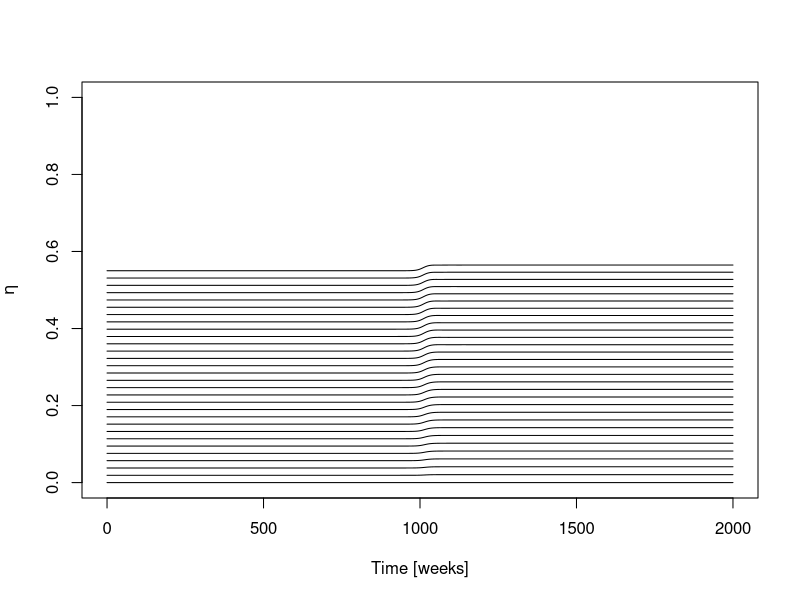
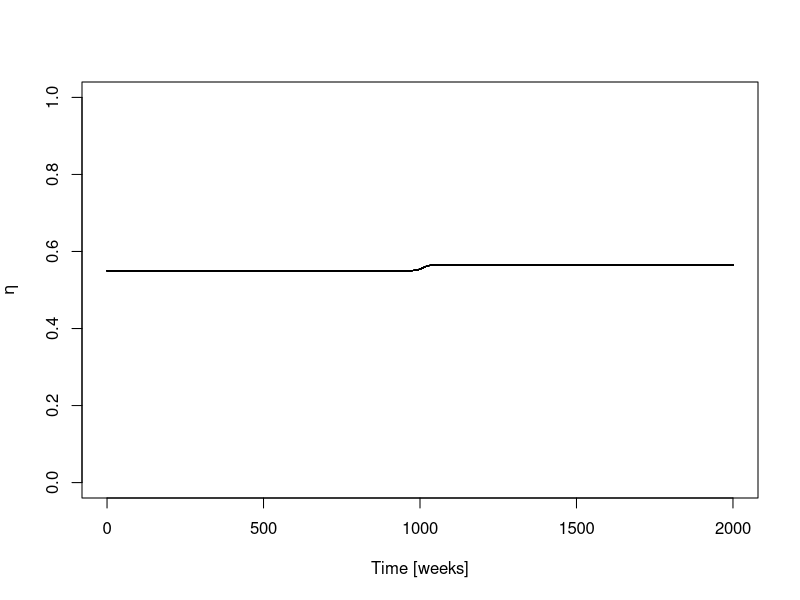
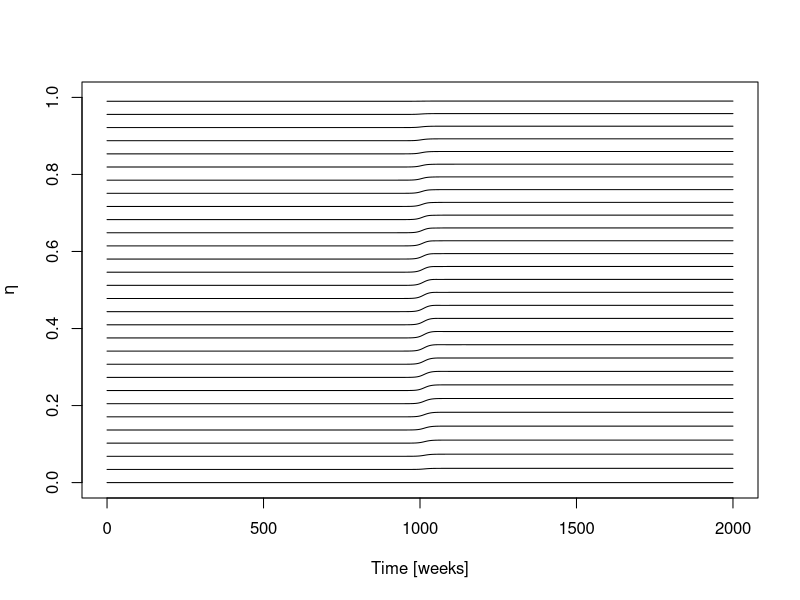
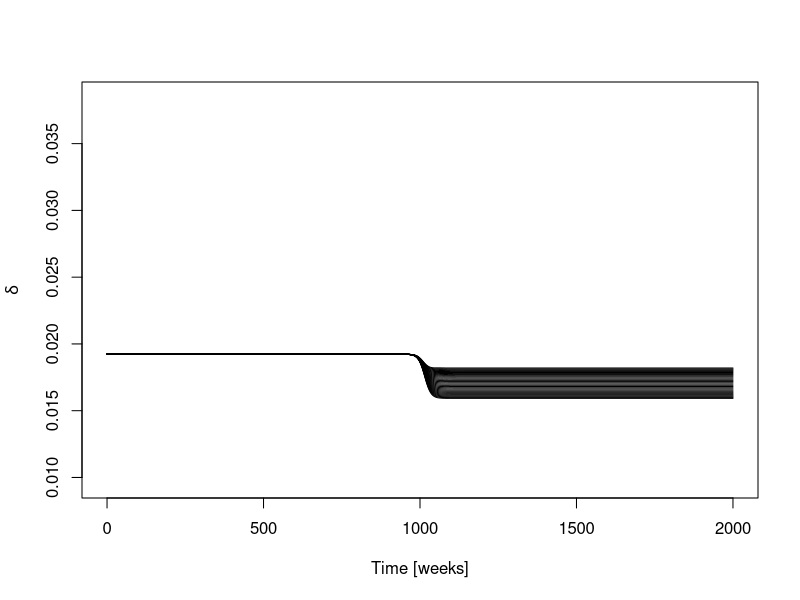
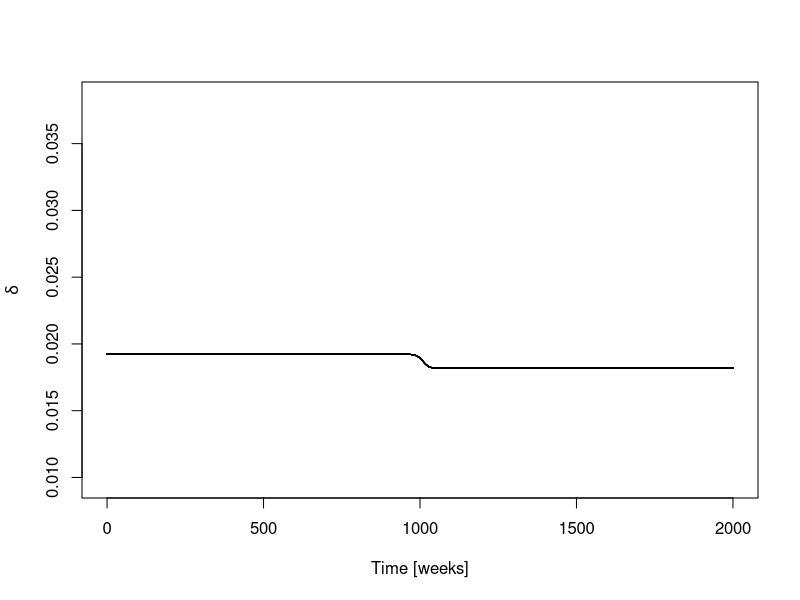
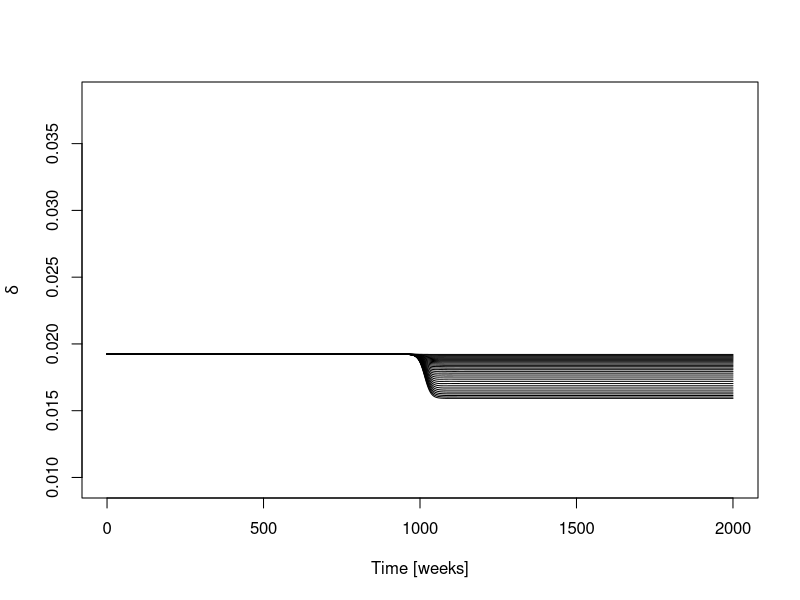

Here is the R script that generated these plots, in order:
rm(list=ls()) #clears the working directory to start from a clean slate each time


# This code is similar to pasc.R but includes a separate vaccination state
# to examine how differences between vaccine-induced and infection-derived
# immunity affect results 
 
# Information we know which places constraints on parameters in model:
# vaccine efficacy against PASC, = 1-(1-epsilon)*(1-eta), 
# eta=efficacy against infection, epsilon=efficacy against PASC conditional on breakthrough infection
# Q <- 1/50 #fraction of all infections that have resulted in long COVID
# I_active <- .02 #fraction of population with active COVID infection

# functions:

# 1. getout: produces a dataframe called "out" containing the ODE solution. It includes
#    a state uexp which solves for PASC assuming exponential duration, as well as Sigma,
#    the per-capita PASC acquisition rate for the integral equation. It needs all of the
#    parameters fed in, except for the latency and precision of the integral eqns. 
# 2. getu: acts on out to produce PASC prevalence for different distributions. It needs Sigma, 
#    as well as the mean duration of PASC. You can tune the precison 
#    of the PASC distributions independent of the ODE model for transmission
#    on the assumption that PASC doesn't affect transmission

getout <- function(tau,eta,epsilon,Q,I_active,gamma=1,delta=1/52,alpha=1/52,s=0.1){

	# This code solves the heterogeneous SIP ODE model
 	
	require(deSolve)	#load in the ODE solver package

	#run the simulation for 100 weeks to eliminate transients - what time should the variant emerge?
	Tinv <- 1000

	##############
	# Parameters #		#description of parameter, [units of parameter]
	##############


	# Model parameters
	VE <- 1-(1-eta)*(1-epsilon)

	pars <- list(
	beta    = 0,            # depends on eta;  transmission rate, [1/population density/week]
	deltabeta=0.0,          # change in transmisison rate, [1/population density/week]
	s = s,                # selection coefficient
	sw = 0,
	gamma   = gamma,            # recovery rate, [1/week]
	delta   = delta,        # rate of adaptive immune loss, [1/week]
	deltaeta = 0.0,	        # change in immune efficacy, [dimensionless]
	alpha   = alpha,         # per-capita vaccination rate, [1/week]
	tau     = tau,           #mean duration of long Covid, [week]
	phi     = 0,         #probability of developing long Covid from S0, [dimensionless]
	epsilon  = 0,           #efficacy against PASC conditional on breakthrough infection (in immunized people), [dimensionless]
	L	= 10,		#mean delay between infection and onset of PASC, [weeks]
	mu      = 0/52/75,      #per-capita birth/death rate, [1/week], don't have the formula from Overleaf with this part yet
	theta	= .5,		# efficacy of vaccine relative to avg immune efficacy, [dimensionless]
	kappa = 2)		# rate of vaccine immunity loss relative to avg rate of infection-derived immunity loss, [dimensionless]


	# calculate beta to satisfy calibration target I*, assuming gamma, delta, 
	# alpha are known, and we want to supply various values of eta.
	# However, there is a subpopulation of size p_risk with elevated susceptibility rho 
	# choose rho to accomodate I_active, delta, alpha, gamma, eta, p_risk, and beta
	# should be the case that when rho=1, we get the same beta value as before

	# this is how we chose beta in the homogeneous case:
	getBeta = function(eta){with(pars,{ 
		a = (eta-1)*I_active^2 - eta*I_active+I_active
		b = (eta-1)*(I_active-1)*alpha - (delta+gamma)*I_active + delta
		c = -gamma*(alpha+delta)

		return( max( (-b + sqrt(b^2-4*a*c))/2/a,
		(-b - sqrt(b^2-4*a*c))/2/a))
		
	})}
	

	getS <- function(eta){
		with(pars, {
			S = 1 + ((alpha-gamma)*I_active - alpha)/(getBeta(eta)*I_active*(1-eta)+alpha+delta)  - I_active
			return(S)
		})

	}

	getP <- function(eta){
		with(pars, {
			P =  -((alpha-gamma)*I_active - alpha)/(getBeta(eta)*I_active*(1-eta)+alpha+delta) 
			return(P)
		})
	}

	# equilibrium proportion P(vaccinated | immune)
	# kappa is is delta_V/delta_P, and theta is eta_V/eta_P
	getx <- function(eta,kappa,theta){
		with(pars,{
			S = getS(eta)
			I=I_active
			P=getP(eta)
			beta=getBeta(eta)
			x = alpha*S/(-I*P*beta*eta*theta + I*P*beta*eta + P*delta*kappa + I*gamma - P*delta + S*alpha)
			return(x)
		})
	}

	# we have our overall states S, P calibrated, but need to get the relative number of high- and low-risk individuals right

	#calibrate phi for the chosen value of eta, along with the background values of VE and fr (Q)
	# Q is the ratio of PASC incidence to total incidence, and is assumed known
	# some algebra:
	# Q = (phi*(beta_low*SL + beta_high*SH)*I + phi*(1-epsilon)*(1-eta)*I*(beta_low*PL+beta_high*PH)) / ((beta_low*SL + beta_high*SH)*I + (1-eta)*I*(beta_low*PL+beta_high*PH))
	# Q = (phi*(beta_low*SL + beta_high*SH) + phi*(1-epsilon)*(1-eta)*(beta_low*PL+beta_high*PH)) / ((beta_low*SL + beta_high*SH) + (1-eta)*(beta_low*PL+beta_high*PH))
	# Q = phi* ((beta_low*SL + beta_high*SH) + (1-epsilon)*(1-eta)*(beta_low*PL+beta_high*PH)) / ((beta_low*SL + beta_high*SH) + (1-eta)*(beta_low*PL+beta_high*PH))
	# Q = phi* (beta_s(x)*S + (1-epsilon)*(1-eta)*beta_p(y)*P) / (beta_s(x)*S+(1-eta)*beta_p(y)*P) 

	# phi = Q * (beta_s(x)*S+(1-eta)*beta_p(z)*P) / (beta_s(x)*S + (1-epsilon)*(1-eta)*beta_p(z)*P)


	getPhi <- function(eta){
                Phi =  Q * (getS(eta)+(1-eta)*getP(eta))/(getS(eta) + (1-VE)*getP(eta))
                return(Phi)

        }


	#############
	# timesteps #
	#############

	# how long to run (weeks)
	tEnd <-2000		
	# timestep (weeks)
	DT <- 1

	##########################
	# differential equations #
	##########################

	F <- function(Time, state, Pars) {
		with(as.list(c(state, Pars)), {

			beta_fun = function(Time) beta + deltabeta * ( plogis(sw*(Time-Tinv)) )
			eta_fun  = etaV*x + etaP*(1-x)
			delta_fun = deltaV*x + deltaP*(1-x)
	
			dS	<- -beta_fun(Time)*S*I + delta_fun*P + mu - mu*S - alpha*S
			dI	<-  beta_fun(Time)*S*I + (1-eta_fun)*beta_fun(Time)*P*I - gamma*I  - mu*I
			dP	<-  gamma*I - (1-eta_fun)*beta_fun(Time)*P*I - delta_fun*P  - mu*P  + alpha*S
			dx	<- (((eta_fun*beta_fun(Time)*(theta - 1)*I - delta*(kappa - 1))*P - gamma*I - alpha*S)*x + alpha*S)/P
	
			Sigma	<- phi*(beta_fun(Time)*S +(1-eta_fun)*(1-epsilon)*(beta_fun(Time)*P))*I

			duexp	<- Sigma*(1-uexp)-uexp/tau

		return(list(c(dS,dI,dP,dx,duexp),c(Sigma,beta_fun(Time),eta_fun,delta_fun)))
		})
	}


	
	#########################
	# set up and run solver #
	#########################

	#use the parameters calibrated to I_active, fr, VE, and the chosen eta 

	pars$eta = eta
	pars$etaV = with(pars, theta*eta)
	pars$etaP = with(pars, eta*(theta*getx(eta,kappa,theta)-1)/(getx(eta,kappa,theta)-1))
	pars$deltaV = with(pars, kappa*delta)
	pars$deltaP = with(pars, delta*(kappa*getx(eta,kappa,theta)-1)/(getx(eta,kappa,theta)-1))

	pars$beta = getBeta(eta)
	pars$epsilon = epsilon
	pars$phi = getPhi(eta) #zero in the third argument if only the high risk ppl get pasc, 1 if everyone can

	#first, run the system to steady state before introducing the variant

	Times <- seq(0, tEnd, by = DT)		#define timesteps
	y0 <- c(S=getS(pars$eta),
		I=I_active,
		P=getP(pars$eta),
		x=getx(Eta,pars$kappa,pars$theta),
		uexp=0)
	varnms = names(y0)
	outprelim <- ode(y0,Times,F,pars)

	y0 <- tail(outprelim,n=1)[2:6]
	y0 <- as.numeric(y0)
	names(y0) <- c(varnms)

	# this deltabeta business is deprecated now; each beta goes up by a factor of 1+s	
	# solve the system under 2 scenarios: all of the selective benefit in beta, and all of it in eta:
	deltabeta <- with(pars, s*pars$beta )

	#calculate the initial rate of increase of p = I1/(I1+I2) for the logistic equation
	sw <- s * as.numeric( with(pars, beta*(y0['S']+(1-eta)*y0['P'])) ) 

	#update sw in pars 
	pars$sw <- sw

	#create 2 parameter sets: one for immune escape evolution, one for heightened transmission
	pars.transmission <- pars
	pars.transmission$deltabeta <- deltabeta


	#pars.immescape <- pars
	#pars.immescape$deltaeta = deltaeta

	# simulate the system with the new parameter values to simulate variant emergence
	out <- as.data.frame(ode(y0, Times, F, pars.transmission )) 		
	#out.immescape    <- as.data.frame(ode(y0, Times, F, pars.immescape    ))

	#Beta = function(Time,spd,beta,deltabeta) beta + deltabeta * ( plogis(spd*(Time-200))  - plogis(spd*(Time-210)))
	#out$beta = sapply(out$time, function(x) Beta(x,pars$spd,pars$beta,pars$deltabeta)  )

	names(out)[7] <- 'Sigma'
	names(out)[8] <- 'beta'
	names(out)[9] <- 'eta'	
	names(out)[10] <- 'delta'
	return(out)

}

getu <- function(tau,alphatau,l,alphal,mod,out){

	################
	# PASC latency #
	################

	# define the PDF for the distributed delay between infection and long COVID symptom emergence
	h <- function(u) dgamma(u, shape=alphal, scale=l/alphal)

	#################
	# PASC duration #
	#################

	# define the survival probability for PASC duration:

	# Durations to plug into the pdfs for plotting the Sequelae duration:
	uvals = seq(0,250, length=1000)

	if(mod=='exp'){
		#Exponential Distribution:
		s <- function(u) 1-pexp(u,rate=1/tau)
		dens <- function(u) dexp(u,rate=1/tau)
		densvals <- sapply(uvals,dens)
	}
	
	if(mod=='gam'){	
		#Gamma Distribution:
		alpha.tau = alphatau  #No. of 'layers' in the Exponential Filter
		sigma = tau/alpha.tau
		s <- function(u) 1-pgamma(u, shape=alpha.tau, scale=sigma)
		dens <- function(u) dgamma(u,shape=alpha.tau,scale=sigma)
		densvals = sapply(uvals,dens)
	}

	if(mod=='weibull'){	
		#Weibull Distribution:
		alpha.tau = alphatau
		sigma = tau/gamma(1+1/alpha.tau)
		s <- function(u) 1-pweibull(u, shape=alpha.tau, scale=sigma)	#survival probability
		dens <- function(u) dweibull(u,shape=alpha.tau, scale=sigma)	#PDF
		densvals = sapply(uvals,dens)				#PDF values evaluated at uvals, for displaying the distribution
	}

	if(! mod %in% c('exp','gam','weibull')){print('Error! choose exp, gam, or weibull, or edit the code')}
			
	#####################
	# Integral Equation #
	#####################


	# The PASC prevalence is the solution to the 
	# Fredholm Integral Equation of the 2nd Kind: 
	# u(t) = f(t) - \int_0^\infty K(t,s) u(t-s) ds

	#We solve by iterating Equation 2 from the notes.

	# Calculate f(t), the inhomogeneous part of the FIE:

	Sigma = out$Sigma
	Times = out$time

	mu = 0
	#mort = 1-pexp(Times,rate=mu)
	#f = convolve(Sigma[-1],rev(s(Times[-1])*rev(mort[-1])*rev(diff(Times))),type='open')[1:length(Times)] 
	f = convolve(Sigma[-1],rev(s(Times[-1])*rev(diff(Times))),type='open')[1:length(Times)] 

	get.u = function(u){

		# include a latency distributions
		#ntgrnd = convolve((1-u[-1])*Sigma[-1], rev(h(Times[-1]))*rev(diff(Times)), type='open')[1:length(Times)]
		
		# don't include a latency distribution
		ntgrnd = (1-u[-1])*Sigma[-1]
		#u = f- convolve( lambda[-1]*u[-1], rev(s(Times[-1]))*rev(mort[-1])*rev(diff(Times)) , type='open' )[1:length(Times)]
		
		u = convolve(ntgrnd[-1], rev(s(Times[-1]))*rev(diff(Times)), type='open')[1:length(Times)]

		return(u)
	}

	# Solve the FIE with iteration. Make the initial guess u=f, and iterate away:
	u=rnorm(f,f,.01)
	u.infty = rep(Sigma[1]/(Sigma[1] + 1/tau), length(f) )
	for(i in 1:50) u = get.u(u)
	return(u)

}


# run the simulations that make the plots in the results section of the manuscript


##############################################
## VE_T, eta, or epsilon figure simulations ##
##############################################

# run different simulations to generate the 3-part figure
#
##1. run simulations for combined VE =0.55
VE = 0.55
etavals = seq(0,VE, length=30)
epsvals = sapply(etavals, function(x) 1-(1-VE)/(1-x)  )
parms = cbind(etavals,epsvals)
outlist = list()
f <- function(x) getout(52,as.numeric(x[1]),as.numeric(x[2]),1/50,.02,alpha=1/52)
outlist.ve <- apply(parms,1,f)

#2. run simulations with epsilon = 0.55
etavals = seq(0,0.99,length=30)
f <- function(x) getout(52,as.numeric(x), 0.55, 1/50, 0.02)
outlist.eps <- lapply(etavals,  f)

#3. run simulations with eta = 0.55
epsvals = seq(0,0.99,length=30)
f <- function(x) getout(52,0.55,as.numeric(x),1/50, 0.02)
outlist.eta <- lapply(epsvals,  f)




# write the funtions that generate the plots from the sims
# plot u~time; feed in a list of 'out' with different
# parameter values to see the prediction spread

getuplot <- function(outlist,ylims,mainlab){
        out = outlist[[1]]
        out$time = out$time-950
        uold = out$uexp
        xold = out$time

        grays = gray((length(outlist):0)/length(outlist),1)

        plot(uold~xold,type='l',lwd=3,
                        xlab='Time [weeks]', ylab='PASC Prevalence',
                        main=mainlab,
                        xlim=c(0,200),ylim=ylims,las=1,lty='dotted')

        for(i in 2:length(outlist)){
                outnew = outlist[[i]]
                outnew$time = outnew$time-950
                unew = outnew$u
                unew = unew
                xnew = outnew$time

                polygon(c(xold, rev(xnew)), c(uold, rev(unew)), col=grays[i],border=grays[i])

                uold=unew
                xold=xnew
        }

        lines(uold~xold,lwd=3)
}

#like getuplot, but superimposes on a previous plot instead
# of drawing a new plotting window

require(scales)

adduplot <- function(outlist,col='gray'){
        out = outlist[[1]]
        out$time = out$time-950
        uold = out$uexp
        xold = out$time

        grays = alpha(col, alpha=rev(c((length(outlist):0)/length(outlist),1)))

        lines(uold~xold,type='l',lwd=1,lty='dotted')

        for(i in 2:length(outlist)){
                outnew = outlist[[i]]
                outnew$time = outnew$time-950
                unew = outnew$u
                unew = unew
                xnew = outnew$time

                polygon(c(xold, rev(xnew)), c(uold, rev(unew)), col=grays[i],border=grays[i])

                uold=unew
                xold=xnew
        }

        lines(uold~xold,lwd=1)
}

# like getuplot, but just draws the individual trajectories, and not the shaded
# gradients between them

getulines <- function(outlist,ylims=c(0,.1),maintitle='Title goes here!'){

        outlist[[1]]$time = outlist[[1]]$time - 950
        plot(uexp~time,outlist[[1]],xlab='Time [weeks]',
                ylim=ylims, main=maintitle,type='l',
                ylab='PASC Prevalence')

        if(length(outlist)>1){
                for(i in 2:length(outlist)){
                        outlist[[i]]$time = outlist[[i]]$time-950
                        lines(uexp~time,outlist[[i]])

                }
        }

}

getuplot2 <- function(outlist,ylims,mainlab,axno=T,col='gray',axesvar=F){
        out = outlist[[1]]
        out$time = out$time-950
        uold = out$uexp
        xold = out$time

        grays = alpha(col,alpha=rev(c((length(outlist):0)/length(outlist),1)))

        plot(uold~xold,type='l',lwd=1,
                        xlab='', ylab='',
                        main=mainlab,
                        xlim=c(0,200),ylim=ylims,las=1,lty='dotted',axes=axesvar)


        for(i in 2:length(outlist)){
                outnew = outlist[[i]]
                outnew$time = outnew$time-950
                unew = outnew$u
                unew = unew
                xnew = outnew$time

                polygon(c(xold, rev(xnew)), c(uold, rev(unew)), col=grays[i],border=NA) #grays[i])

                uold=unew
                xold=xnew
        }

        lines(uold~xold,lwd=1)
}

getleggrad <- function(xleftdiff,xrightdiff,ytopdiff,ybottomdiff){

        # Gradient parameters for legend
        n <- 100  # Number of gradient steps
        eta_values <- seq(0, 0.55, length.out = n)
        colors <- gray(seq(0, 1, length.out = n))  # Gradient from white to black
        # Positioning for the legend
        xleft <- par("usr")[1]+xleftdiff  # Left boundary of the plot
        xright <- xleft + xrightdiff  # Width of the legend
        ytop <- par("usr")[4]+ytopdiff  # Top boundary of the plot
        ybottom <- ytop +ybottomdiff  # Height of the legend

        # Draw the gradient
        for (i in 1:n) {
          rect(xleft = xleft, ybottom = ybottom + (i-1)*(ytop-ybottom)/n, 
               xright = xright, ytop = ybottom + i*(ytop-ybottom)/n, 
               col = colors[i], border = NA)
        }


}

# generate the figures:

getfig3_vax <- function(save=F){
        if(save==T){jpeg(file='pasc_preds_exp_vax.jpeg', width = 2880, height = 960,
             pointsize = 36, quality = 100, bg = "white")
        }

        par(mfrow=c(1,3))
        getuplot2(outlist.ve,c(0,0.1),bquote('Outcomes for '~VE==0.55),col='black')
        text(x=150,y=0.025,bquote(epsilon==0.55~', '~eta==0))
        text(x=100,y=0.07,bquote(epsilon==0~', '~eta==0.55))
        axis(1,at=c(0,50,100,150,200),labels=c(0,50,100,150,200),las=1,pos=0)
        axis(2,at=c(.0,.025,.05,.075,.1),labels=c(.0,.025,.05,.075,.1),las=2,pos=0)
        mtext('Time [weeks]',line=-32,outer=T)
        mtext('PASC Prevalence',las=3,line=-1.5,side=2,outer=T)

        getuplot2(outlist.eps,c(0,0.1),bquote('Outcomes for '~epsilon==0.55),col='black')
        text(x=150,y=0.015,bquote(eta==1~', '~VE==1))
        text(x=100,y=0.07,bquote(eta==0~', '~VE==0.55))
        axis(1,at=c(0,50,100,150,200),labels=c(0,50,100,150,200),las=1,pos=0)
        axis(2,at=c(.0,.025,.05,.075,.1),labels=c(.0,.025,.05,.075,.1),las=2,pos=0)

        getuplot2(outlist.eta,c(0,0.1),bquote('Outcomes for '~eta==0.55),col='black')
        text(x=150,y=0.02,bquote(epsilon==1~', '~VE==1))
        text(x=100,y=0.04,bquote(epsilon==0~', '~VE==0.55))
        axis(1,at=c(0,50,100,150,200),labels=c(0,50,100,150,200),las=1,pos=0)
        axis(2,at=c(.0,.025,.05,.075,.1),labels=c(.0,.025,.05,.075,.1),las=2,pos=0)

        if(save==T){dev.off()}

}


getfig3a <- function(save=F){
        if(save==T){jpeg(file='pasc_preds_exp_vax_a.jpeg', width = 5, height = 5, units='in', res=700)
        }

        getuplot2(outlist.ve,c(0,0.1),bquote('Outcomes for '~VE[T]==0.55),col='black')
        text(x=150,y=0.024,bquote(eta==0.55~', '~epsilon==0))
        text(x=120,y=0.07,bquote(eta==0~', '~epsilon==0.55),srt=25)
        axis(1,at=c(0,50,100,150,200),labels=c(0,50,100,150,200),las=1,pos=0)
        axis(2,at=c(.0,.025,.05,.075,.1),labels=c(.0,.025,.05,.075,.1),las=2,pos=0)
        mtext('Time [weeks]',line=-28,outer=T)
        mtext('PASC Prevalence',las=3,line=-1.5,side=2,outer=T)

        getleggrad(20,20,-.025,-.025)
        # Add text labels for eta values
        text(x = par('usr')[1]+25, y = .085, labels = expression(eta == 0), adj = 0)
        text(x = par('usr')[1]+20, y = .05, labels = expression(eta == 0.55), adj = 0)
        if(save==T){dev.off()}
}


getfig3b <- function(save=F){
        if(save==T){jpeg(file='pasc_preds_exp_vax_b.jpeg', width = 5, height = 5, units='in', res=700)
        }

        par(mfrow=c(1,1))
        getuplot2(outlist.eps,c(0,0.1),bquote('Outcomes for '~epsilon==0.55),col='black')
        text(x=150,y=0.015,bquote(eta==1~', '~VE[T]==1))
        text(x=110,y=0.065,bquote(eta==0~', '~VE[T]==0.55),srt=35)
        axis(1,at=c(0,50,100,150,200),labels=c(0,50,100,150,200),las=1,pos=0)
        axis(2,at=c(.0,.025,.05,.075,.1),labels=c(.0,.025,.05,.075,.1),las=2,pos=0)
        mtext('Time [weeks]',line=-24,outer=T)
        getleggrad(20,20,-.025,-.025)
        text(x = par('usr')[1]+23, y = .085, labels = expression(eta == 0), adj = 0)
        text(x = par('usr')[1]+23, y = .05, labels = expression(eta == 1), adj = 0)
        if(save==T){dev.off()}
}

getfig3c <- function(save=F){
        if(save==T){jpeg(file='pasc_preds_exp_vax_c.jpeg', width = 5, height = 5, units='in', res=700)
        }

        par(mfrow=c(1,1))
        getuplot2(outlist.eta,c(0,0.1),bquote('Outcomes for '~eta==0.55),col='black')
        text(x=150,y=0.02,bquote(epsilon==1~', '~VE[T]==1))
        text(x=100,y=0.03,bquote(epsilon==0~', '~VE[T]==0.55),srt=5)
        axis(1,at=c(0,50,100,150,200),labels=c(0,50,100,150,200),las=1,pos=0)
        axis(2,at=c(.0,.025,.05,.075,.1),labels=c(.0,.025,.05,.075,.1),las=2,pos=0)
        getleggrad(20,20,-.025,-.025)
        text(x = par('usr')[1]+25, y = .085, labels = expression(epsilon == 0), adj = 0)
        text(x = par('usr')[1]+25, y = .05, labels = expression(epsilon == 1), adj = 0)

        if(save==T){dev.off()}

}


plot(eta~time,outlist.ve[[1]],type='l',ylim=c(0,1),
	xlab='Time [weeks]', ylab=expression(eta))
for(i in 2:30) lines(eta~time,outlist.ve[[i]])


plot(eta~time,outlist.eta[[1]],type='l',ylim=c(0,1),
	xlab='Time [weeks]', ylab=expression(eta))
for(i in 2:30) lines(eta~time,outlist.eta[[i]])

plot(eta~time,outlist.eps[[1]],type='l',ylim=c(0,1),
	xlab='Time [weeks]', ylab=expression(eta))
for(i in 2:30) lines(eta~time,outlist.eps[[i]])



plot(delta~time,outlist.ve[[1]],type='l',ylim=c(1/104,2/52),
	xlab='Time [weeks]', ylab=expression(delta))
for(i in 2:30) lines(delta~time,outlist.ve[[i]])


plot(delta~time,outlist.eta[[1]],type='l',ylim=c(1/104,2/52),
	xlab='Time [weeks]', ylab=expression(delta))
for(i in 2:30) lines(delta~time,outlist.eta[[i]])

plot(delta~time,outlist.eps[[1]],type='l',ylim=c(1/104,2/52),
	xlab='Time [weeks]', ylab=expression(delta))
for(i in 2:30) lines(delta~time,outlist.eps[[i]])
